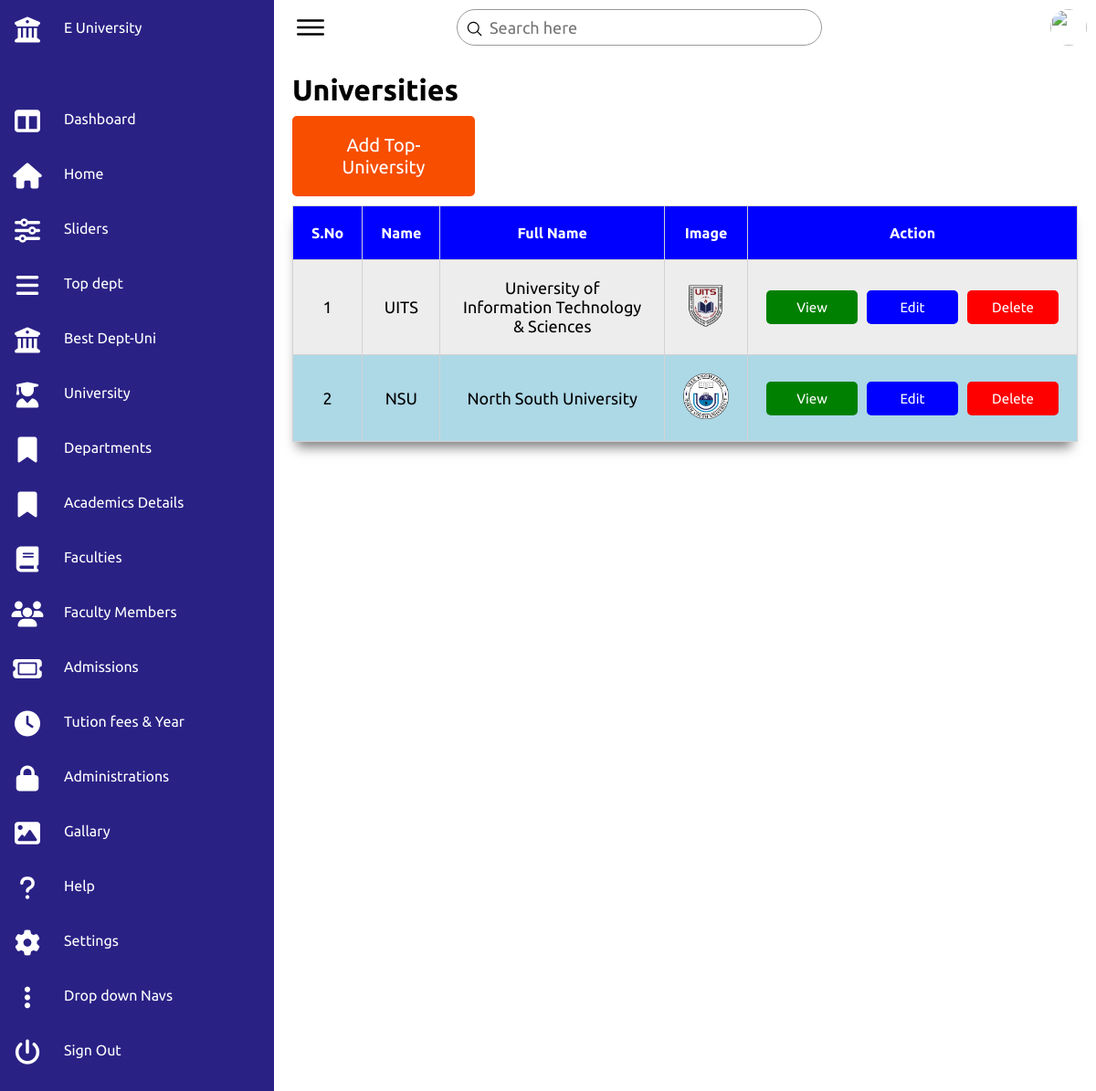
The page /best-dpt-unis.php on the database its author committed.
### tables this page shows
CREATE TABLE `top_university` (
  `id` int NOT NULL,
  `category_id` int NOT NULL,
  `name` varchar(255) NOT NULL,
  `full_name` varchar(255) NOT NULL,
  `image` varchar(255) NOT NULL
);

### best-dpt-unis.php (the view, shortened to what this page needs)
<!DOCTYPE html>
<html lang="en">
<head>
    <link rel="stylesheet" href="https://cdnjs.cloudflare.com/ajax/libs/font-awesome/6.2.1/css/all.min.css">
    <link rel="stylesheet" href="css/admin.css">
</head>
<body>
    <div class="container">
        <?php include_once 'admin-nav.php'?>
        <div class="main">
            <div class="topbar">
                <div class="toggle">
                    <ion-icon name="menu-outline"></ion-icon>
                </div>
                <div class="search">
                    <label>
                        <input type="text" placeholder="Search here">
                        <ion-icon name="search-outline"></ion-icon>
                    </label>
                </div>
                <div class="user">
                    <img src="assets/imgs/customer01.jpg" alt="">
                </div>
            </div>
            <div class="table">
                <h1>Universities</h1>
                <div class="btn">
                    <a href="add-top-university.php">Add Top-University</a>
                </div>
            <table>
                    <tr>
                        <th>S.No</th>
                        <th>Name</th>
                        <th>Full Name</th>
                        <th>Image</th>
                        <th>Action</th>
                    </tr>
                    <?php
                    include_once 'config.php';
                    $sql = "SELECT * FROM top_university";
                    $result = mysqli_query($conn,$sql);
                    $id = 1;
                    while ($row = mysqli_fetch_assoc($result)){
                    ?>
                    <tr>
                        <td><?= $id++ ?></td>
                        <td><?= $row['name']?></td>
                        <td><?= $row['full_name']?></td>
                        <td>
                            <img src="<?= $row['image']?>" alt="" style="width:50px;height:50px;">
                        </td>
                        <td style="margin-left :20px;">
                            <div class="action-btn">
                             <a href="view-top-university.php?id=<?= $row['id'] ?>" style="background:green;">View</a>
                             <a href="edit-top-university.php?id=<?= $row['id'] ?>" style="background:blue;">Edit</a>
                             <a href="delete-top-university.php?id=<?= $row['id'] ?>" style="background:red;">Delete</a>
                            </div>
                        </td>
                    </tr>
                    <?php } ?>
                    </table>
            </div>
        </div>
    </div>
</body>
</html>

### css/admin.css (style rules this page uses)
* { font-family: "Ubuntu", sans-serif; margin: 0; padding: 0; box-sizing: border-box; }
:root { --blue: #2a2185; --white: #fff; --gray: #f5f5f5; --black1: #222; --black2: #999; }
body { overflow-x: hidden; }
.container { position: relative; width: 100%; display: flex; justify-content: space-between; align-items: center; height: 100%; }
.main { position: absolute; width: calc(100% - 300px); left: 300px; height: 100%; background: var(--white); transition: 0.5s; }
.topbar { width: 100%; height: 60px; display: flex; justify-content: space-between; align-items: center; padding: 0 10px; }
.toggle { position: relative; width: 60px; height: 60px; display: flex; justify-content: center; align-items: center; font-size: 2.5rem; cursor: pointer; }
.search { position: relative; width: 400px; margin: 0 10px; }
.search label { position: relative; width: 100%; }
.search label input { width: 100%; height: 40px; border-radius: 40px; padding: 5px 20px; padding-left: 35px; font-size: 18px; outline: none; border: 1px solid var(--black2); }
.search label ion-icon { position: absolute; top: 0; left: 10px; font-size: 1.2rem; }
.user { position: relative; width: 40px; height: 40px; border-radius: 50%; overflow: hidden; cursor: pointer; }
.user img { position: absolute; top: 0; left: 0; width: 100%; height: 100%; object-fit: cover; }
table { width: 100%; box-shadow: -1px 12px 12px -6px rgba(0,0,0,0.5); }
table, td, th { padding: 20px; border: 1px solid lightgray; border-collapse: collapse; text-align: center; cursor: pointer; }
td { font-size: 18px; }
th { background-color: blue; color: white; }
tr:nth-child(odd) { background-color: lightblue; }
tr:nth-child(even) { background-color: #ededed; }
.table { padding: 20px; width: 100%; }
.table .btn { padding:20px; background: rgb(247, 78, 0); width: 200px; text-decoration: none; border-radius: 5px; text-align: center; margin-top: 10px; margin-bottom: 10px; }
.table .btn a { text-decoration: none; color: white; font-size: 20px; }
.table .action-btn { display: flex; gap: 10px; align-items: center; }
.table .action-btn a { width: 100px; padding: 10px; text-align: center; text-decoration: none; color: white; border-radius: 5px; font-size: 15px; }

### rows shown on the page
top_university: name "UITS", full_name "University of Information Technology & Sciences", image (picture)
top_university: name "NSU", full_name "North South University", image (picture)
